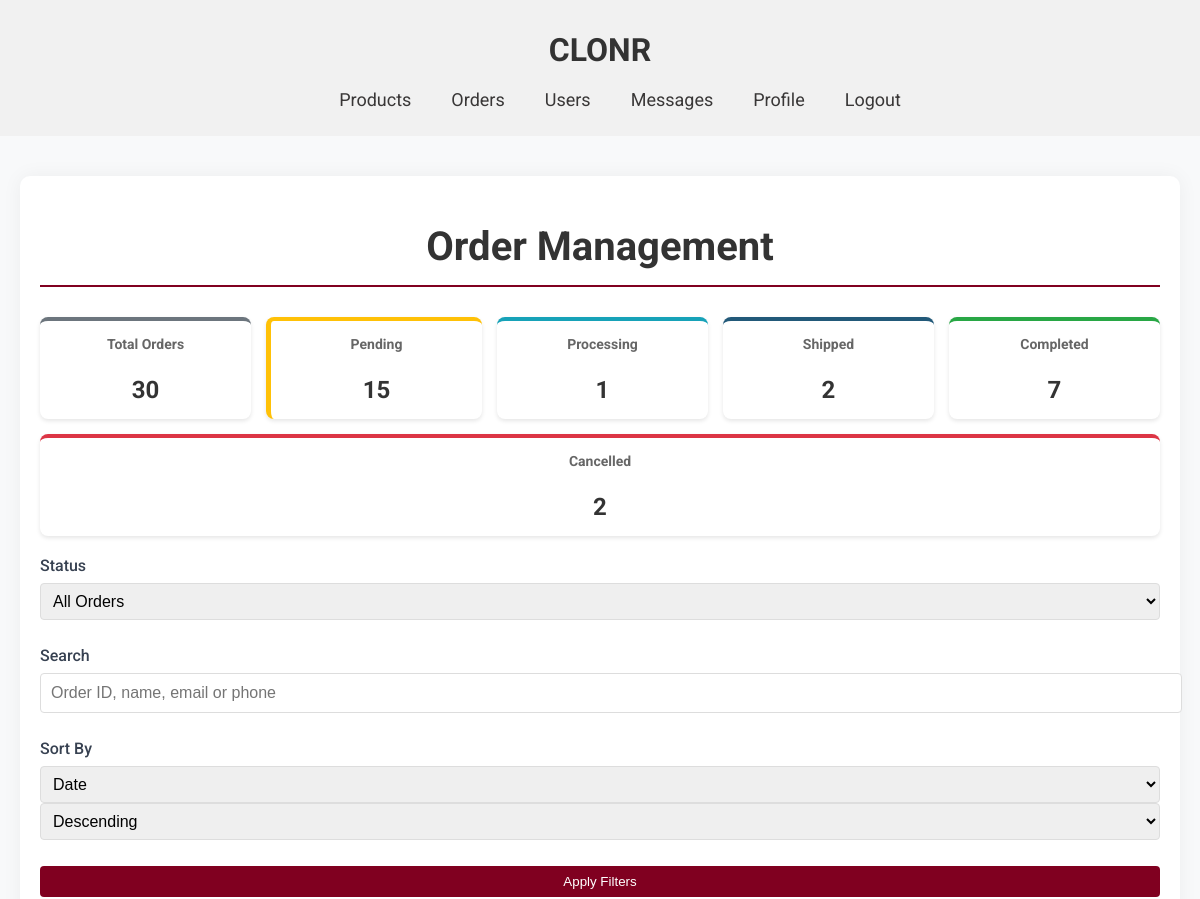
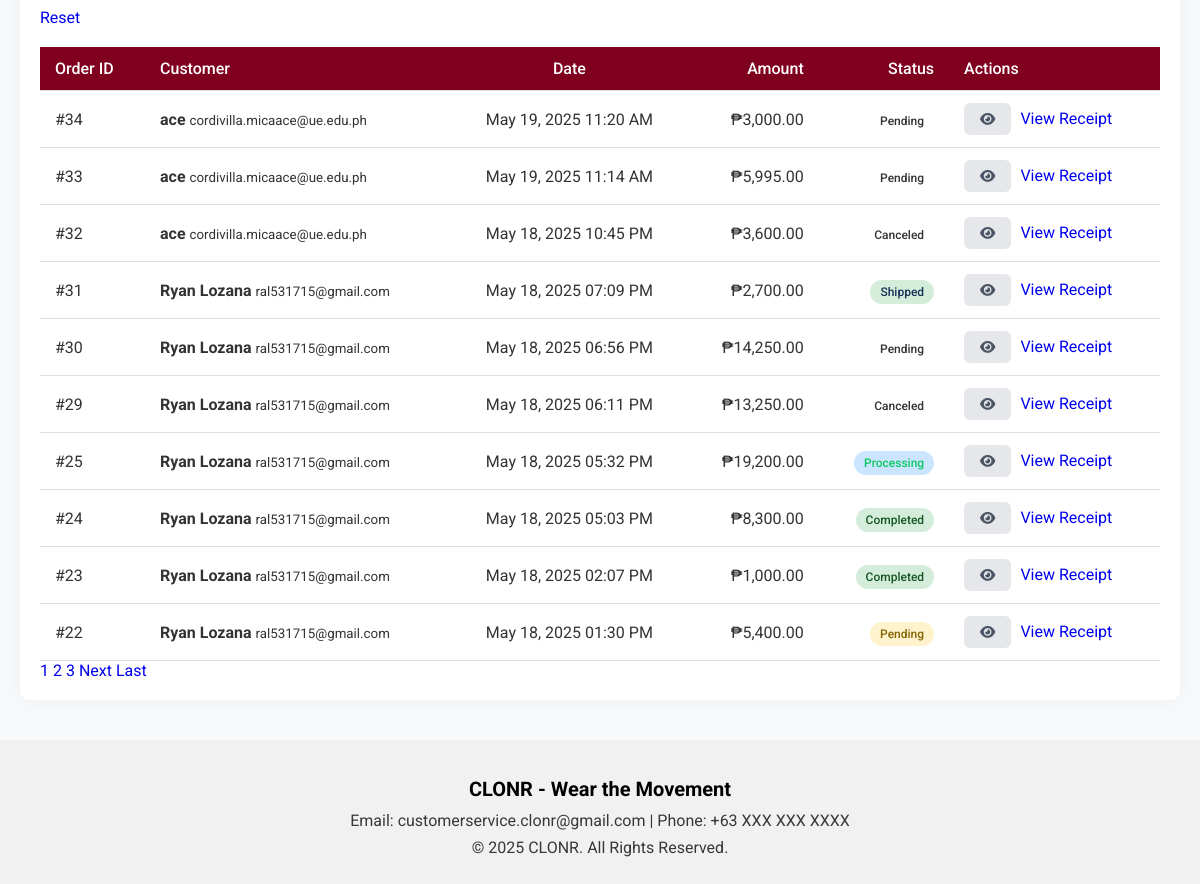
Screenshot of /order.php?error=invalid_order_id (signed in) with the database file from the repository (2 pictures, top to bottom).
### tables this page shows
CREATE TABLE `orders` (
  `id` int(100) NOT NULL,
  `user_id` int(100) NOT NULL,
  `name` varchar(100) NOT NULL,
  `number` int(11) NOT NULL,
  `email` varchar(100) NOT NULL,
  `method` varchar(50) NOT NULL,
  `address` varchar(500) NOT NULL,
  `total_products` varchar(1000) NOT NULL,
  `total_price` float(10,2) NOT NULL,
  `placed_on` datetime NOT NULL DEFAULT current_timestamp(),
  `payment_status` varchar(20) NOT NULL DEFAULT 'Pending'
);

### order.php (the view, shortened to what this page needs)
<?php
require_once '../config.php';
try {
    $search_query = isset($_GET['search']) ? trim($_GET['search']) : '';
    $sort_by = isset($_GET['sort']) ? $_GET['sort'] : 'placed_on';
    $sort_order = isset($_GET['order']) ? $_GET['order'] : 'DESC';
    $page = isset($_GET['page']) ? max(1, intval($_GET['page'])) : 1;
    $per_page = 10;
    $valid_sort_columns = ['id', 'name', 'placed_on', 'total_price', 'payment_status'];
    $sort_by = in_array($sort_by, $valid_sort_columns) ? $sort_by : 'placed_on';
    $sort_order = strtoupper($sort_order) === 'ASC' ? 'ASC' : 'DESC';
    $query = "SELECT SQL_CALC_FOUND_ROWS * FROM orders WHERE 1=1";
    $count_query = "SELECT COUNT(*) FROM orders WHERE 1=1";
    $params = [];
    $query .= " ORDER BY $sort_by $sort_order";
    $offset = ($page - 1) * $per_page;
    $query .= " LIMIT $offset, $per_page";
    $stmt = $conn->prepare($query);
    $stmt->execute($params);
    $orders = $stmt->fetchAll(PDO::FETCH_ASSOC);
    $total_stmt = $conn->prepare($count_query);
    $total_stmt->execute($params);
    $total_orders = $total_stmt->fetchColumn();
    $total_pages = ceil($total_orders / $per_page);
    $counts_query = $conn->query("
        SELECT
            COUNT(*) as total,
            SUM(payment_status = 'pending') as pending,
            SUM(payment_status = 'processing') as processing,
            SUM(payment_status = 'shipped') as shipped,
            SUM(payment_status = 'completed') as completed,
            SUM(payment_status = 'cancelled') as cancelled
        FROM orders
    ");
    $order_counts = $counts_query->fetch(PDO::FETCH_ASSOC);
} catch (PDOException $e) {
    die("Database error: " . $e->getMessage());
}
?>
<!DOCTYPE html>
<html lang="en">
<head>
    <link rel="stylesheet" href="../global.css">
    <link rel="stylesheet" href="admin.css">
    <link rel="stylesheet" href="https://cdnjs.cloudflare.com/ajax/libs/font-awesome/6.0.0/css/all.min.css">
</head>
<body>
    <header>
        <div class="container">
            <a href="admindashboard.php"><h1 class="title">CLONR</h1></a>
            <nav>
                <ul class="navbar">
                    <li><a href="products.php">Products</a></li>
                    <li><a href="order.php" class="active">Orders</a></li>
                    <li><a href="users.php">Users</a></li>
                    <li><a href="messages.php">Messages</a></li>
                    <li><a href="../AdminUpdateProfile.php">Profile</a></li>
                    <li><a href="../logout.php" class="logout-btn">Logout</a></li>
                </ul>
            </nav>
        </div>
    </header>
    <main class="admin-main">
        <div class="admin-container">
            <h1 class="admin-title">Order Management</h1>
            <div class="stats-container">
                <div class="stat-card total">
                    <h3>Total Orders</h3>
                    <p><?= $order_counts['total'] ?></p>
                </div>
                <div class="stat-card pending">
                    <h3>Pending</h3>
                    <p><?= $order_counts['pending'] ?></p>
                </div>
                <div class="stat-card processing">
                    <h3>Processing</h3>
                    <p><?= $order_counts['processing'] ?></p>
                </div>
                <div class="stat-card shipped">
                    <h3>Shipped</h3>
                    <p><?= $order_counts['shipped'] ?></p>
                </div>
                <div class="stat-card completed">
                    <h3>Completed</h3>
                    <p><?= $order_counts['completed'] ?></p>
                </div>
                <div class="stat-card cancelled">
                    <h3>Cancelled</h3>
                    <p><?= $order_counts['cancelled'] ?></p>
                </div>
            </div>
            <div class="filter-section">
                <form method="get" class="filter-form">
                    <div class="form-group">
                        <label for="status">Status</label>
                        <select name="status" id="status">
                            <option value="">All Orders</option>
                        </select>
                    </div>
                    <div class="form-group">
                        <label for="search">Search</label>
                        <input type="text" name="search" id="search" placeholder="Order ID, name, email or phone" value="<?= htmlspecialchars($search_query) ?>">
                    </div>
                    <div class="form-group">
                        <label for="sort">Sort By</label>
                        <select name="sort" id="sort">
                            <option value="placed_on" <?= $sort_by === 'placed_on' ? 'selected' : '' ?>>Date</option>
                        </select>
                        <select name="order">
                            <option value="DESC" <?= $sort_order === 'DESC' ? 'selected' : '' ?>>Descending</option>
                        </select>
                    </div>
                    <button type="submit" class="filter-btn">Apply Filters</button>
                    <a href="order.php" class="reset-btn">Reset</a>
                </form>
            </div>
            <div class="orders-table-container">
                <?php if (empty($orders)): ?>
                    <div class="no-orders">
                        <i class="fas fa-box-open"></i>
                        <p>No orders found matching your criteria.</p>
                    </div>
                <?php else: ?>
                    <div class="table-responsive">
                        <table class="orders-table">
                            <thead>
                                <tr>
                                    <th>Order ID</th>
                                    <th>Customer</th>
                                    <th>Date</th>
                                    <th>Amount</th>
                                    <th>Status</th>
                                    <th>Actions</th>
                                </tr>
                            </thead>
                            <tbody>
                                <?php foreach ($orders as $order): ?>
                                <tr>
                                    <td>#<?= htmlspecialchars($order['id']) ?></td>
                                    <td>
                                        <div class="customer-info">
                                            <strong><?= htmlspecialchars($order['name']) ?></strong>
                                            <small><?= htmlspecialchars($order['email']) ?></small>
                                        </div>
                                    </td>
                                    <td><?= htmlspecialchars(date('M d, Y h:i A', strtotime($order['placed_on']))) ?></td>
                                    <td>₱<?= htmlspecialchars(number_format($order['total_price'], 2)) ?></td>
                                    <td>
                                        <span class="status-badge status-<?= htmlspecialchars($order['payment_status']) ?>">
                                            <?= ucfirst(htmlspecialchars($order['payment_status'])) ?>
                                        </span>
                                    </td>
                                    <td class="actions">
                                        <a href="order_details.php?id=<?= $order['id'] ?>" class="action-btn view" title="View Details">
                                            <i class="fas fa-eye"></i>
                                        </a>
                                        <a href="receipt.php?order_id=<?= htmlspecialchars($order['id']) ?>"
                                            class="receipt-link completed"
                                            target="_blank"
                                            onclick="return confirm('View receipt for order #<?= htmlspecialchars($order['id']) ?>?')">
                                                <i class="bi bi-receipt-cutoff"></i> View Receipt
                                            </a>
                                    </td>
                                </tr>
                                <?php endforeach; ?>
                            </tbody>
                        </table>
                    </div>
                    <?php if ($total_pages > 1): ?>
                    <div class="pagination">
                        <?php
                        $start = max(1, $page - 2);
                        $end = min($total_pages, $page + 2);
                        for ($i = $start; $i <= $end; $i++): ?>
                            <a href="?<?= http_build_query(array_merge($_GET, ['page' => $i])) ?>" <?= $i == $page ? 'class="active"' : '' ?>><?= $i ?></a>
                        <?php endfor;
                        ?>
                        <?php if ($page < $total_pages): ?>
                            <a href="?<?= http_build_query(array_merge($_GET, ['page' => $page + 1])) ?>">Next</a>
                            <a href="?<?= http_build_query(array_merge($_GET, ['page' => $total_pages])) ?>">Last</a>
                        <?php endif; ?>
                    </div>
                    <?php endif; ?>
                <?php endif; ?>
            </div>
        </div>
    </main>
    <footer>
        <div class="footer-content">
            <h2>CLONR - Wear the Movement</h2>
            <p>Email: customerservice.clonr@gmail.com | Phone: +63 XXX XXX XXXX</p>
            <p>© 2025 CLONR. All Rights Reserved.</p>
        </div>
    </footer>
</body>
</html>

### global.css (style rules this page uses)
body { margin: 0; font-family: 'Roboto',sans-serif; background-color: #f1f1f1; color: #333333; }
header { padding: 10px 40px; display: flex; justify-content: center; align-items: center; position: relative; }
.title { color: #000000; font-size: 2rem; text-align: center; }
a { text-decoration: none; }
.navbar { list-style: none; display: flex; gap: 40px; z-index: 10; }
.navbar li { position: relative; cursor: pointer; font-size: 18px; color: #393737; }
.navbar a { text-decoration: none; color: inherit; }
footer { color: #000000; text-align: center; padding: 20px 20px; }
.footer-content h2 { font-size: 20px; margin-bottom: 10px; }
.footer-content p { font-size: 16px; margin: 8px 0; color: #393737; }

### admin.css (style rules this page uses)
form { display: flex; flex-direction: column; gap: 20px; }
.title { font-size: 2rem; margin-bottom: 20px; color: #333; }
.form-group { margin-bottom: 15px; }
.form-group label { display: block; margin-bottom: 5px; font-weight: bold; }
.form-group input, .form-group select { width: 100%; padding: 10px; border: 1px solid #ddd; border-radius: 4px; font-size: 16px; }
.admin-main { padding: 40px 20px; background-color: #f8f9fa; min-height: calc(100vh - 200px); }
.admin-container { max-width: 1200px; margin: 0 auto; padding: 20px; background-color: #fff; border-radius: 10px; box-shadow: 0 0 20px rgba(0, 0, 0, 0.05); }
.admin-title { color: #333; font-size: 2.5rem; margin-bottom: 30px; text-align: center; border-bottom: 2px solid #800020; padding-bottom: 15px; }
.stats-container { display: flex; justify-content: space-between; margin-bottom: 40px; flex-wrap: wrap; gap: 20px; }
.stat-card { flex: 1; min-width: 250px; padding: 25px; border-radius: 10px; text-align: center; box-shadow: 0 4px 12px rgba(0, 0, 0, 0.1); transition: transform 0.3s ease; }
.stat-card h3 { font-size: 1.2rem; color: #555; margin-bottom: 15px; }
.pending { background-color: #fff3cd; border-left: 5px solid #ffc107; }
table { width: 100%; border-collapse: collapse; margin-top: 20px; }
th, td { padding: 12px 15px; text-align: left; border-bottom: 1px solid #ddd; }
th { background-color: #800020; color: white; font-weight: 500; }
.action-btn { display: inline-block; padding: 5px 10px; background-color: #800020; color: white; border-radius: 4px; text-decoration: none; transition: background-color 0.3s ease; }
table th:nth-child(3), table td:nth-child(3) { text-align: center; }
table th:nth-child(4), table td:nth-child(4), table th:nth-child(5), table td:nth-child(5) { text-align: right; }
th { background-color: #800020; color: white; }
.action-btn { display: inline-block; padding: 5px 10px; margin-right: 5px; border-radius: 3px; text-decoration: none; font-size: 14px; }
.action-btn { padding: 0.5rem 1rem; border-radius: 4px; text-decoration: none; font-size: 0.9rem; transition: all 0.2s; }
.action-btn:not(.reply):not(.delete) { background-color: #e0e0e0; color: #333; }
.filter-form { display: flex; gap: 10px; margin-bottom: 20px; }
.filter-form select { padding: 8px; border-radius: 4px; border: 1px solid #ddd; }
.filter-btn { padding: 8px 15px; background-color: #800020; color: white; border: none; border-radius: 4px; cursor: pointer; }
.form-group label { display: block; margin-bottom: 5px; font-weight: 500; }
.action-btn { padding: 0.5rem 1rem; border-radius: 6px; text-decoration: none; font-size: 0.85rem; transition: all 0.2s; }
.action-btn:not(.reply):not(.delete) { background-color: #E5E7EB; color: #4B5563; }
.form-group { margin-bottom: 1rem; }
.form-group label { display: block; margin-bottom: 0.5rem; font-weight: 500; color: #374151; }

### rows the page displays
orders: id "34", name "ace", email "cordivilla.micaace@ue.edu.ph", placed_on "May 19, 2025 11:20 AM", total_price "3,000.00", payment_status "Pending"
orders: id "33", name "ace", email "cordivilla.micaace@ue.edu.ph", placed_on "May 19, 2025 11:14 AM", total_price "5,995.00", payment_status "Pending"
orders: id "32", name "ace", email "cordivilla.micaace@ue.edu.ph", placed_on "May 18, 2025 10:45 PM", total_price "3,600.00", payment_status "Canceled"
orders: id "31", name "Ryan Lozana", email "ral531715@gmail.com", placed_on "May 18, 2025 07:09 PM", total_price "2,700.00", payment_status "Shipped"
orders: id "30", name "Ryan Lozana", email "ral531715@gmail.com", placed_on "May 18, 2025 06:56 PM", total_price "14,250.00", payment_status "Pending"
orders: id "29", name "Ryan Lozana", email "ral531715@gmail.com", placed_on "May 18, 2025 06:11 PM", total_price "13,250.00", payment_status "Canceled"
orders: id "25", name "Ryan Lozana", email "ral531715@gmail.com", placed_on "May 18, 2025 05:32 PM", total_price "19,200.00", payment_status "Processing"
orders: id "24", name "Ryan Lozana", email "ral531715@gmail.com", placed_on "May 18, 2025 05:03 PM", total_price "8,300.00", payment_status "Completed"
orders: id "23", name "Ryan Lozana", email "ral531715@gmail.com", placed_on "May 18, 2025 02:07 PM", total_price "1,000.00", payment_status "Completed"
orders: id "22", name "Ryan Lozana", email "ral531715@gmail.com", placed_on "May 18, 2025 01:30 PM", total_price "5,400.00", payment_status "Pending"

### other values shown
$order_counts['total'] "30"
$order_counts['pending'] "15"
$order_counts['processing'] "1"
$order_counts['shipped'] "2"
$order_counts['completed'] "7"
$order_counts['cancelled'] "2"
